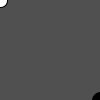
Frame 1 (no input)
Frame 60 (the mouse pressed at the canvas centre just before this capture): identical to frame 1, image omitted
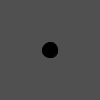
Frame 120 (the mouse held since frame 60 and released just before this capture)

The Processing sketch that drew these frames (run headless with seeded random() and noise(); from frame 60 on, the mouse is pressed at the canvas centre):

// Processing sketch: a_2_5
// ── a_2_5.pde
void setup() {  
  size(100, 100);
}

void draw() {
  background(80);
  fill(255);
  ellipse(mouseX, mouseY, 15, 15);
  fill(0);
  ellipse(-mouseX+100, -mouseY+100, 15, 15);
}
